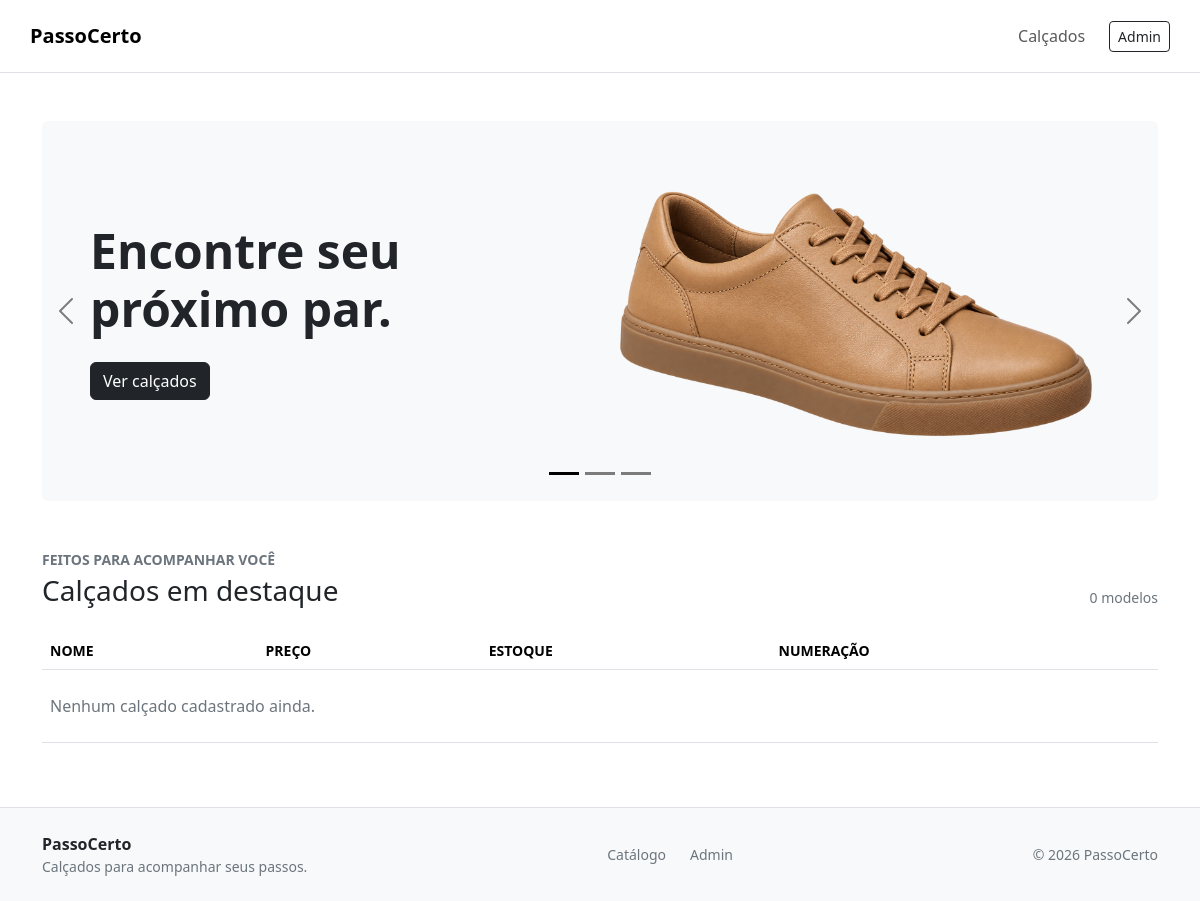
Before: / with the older database file.
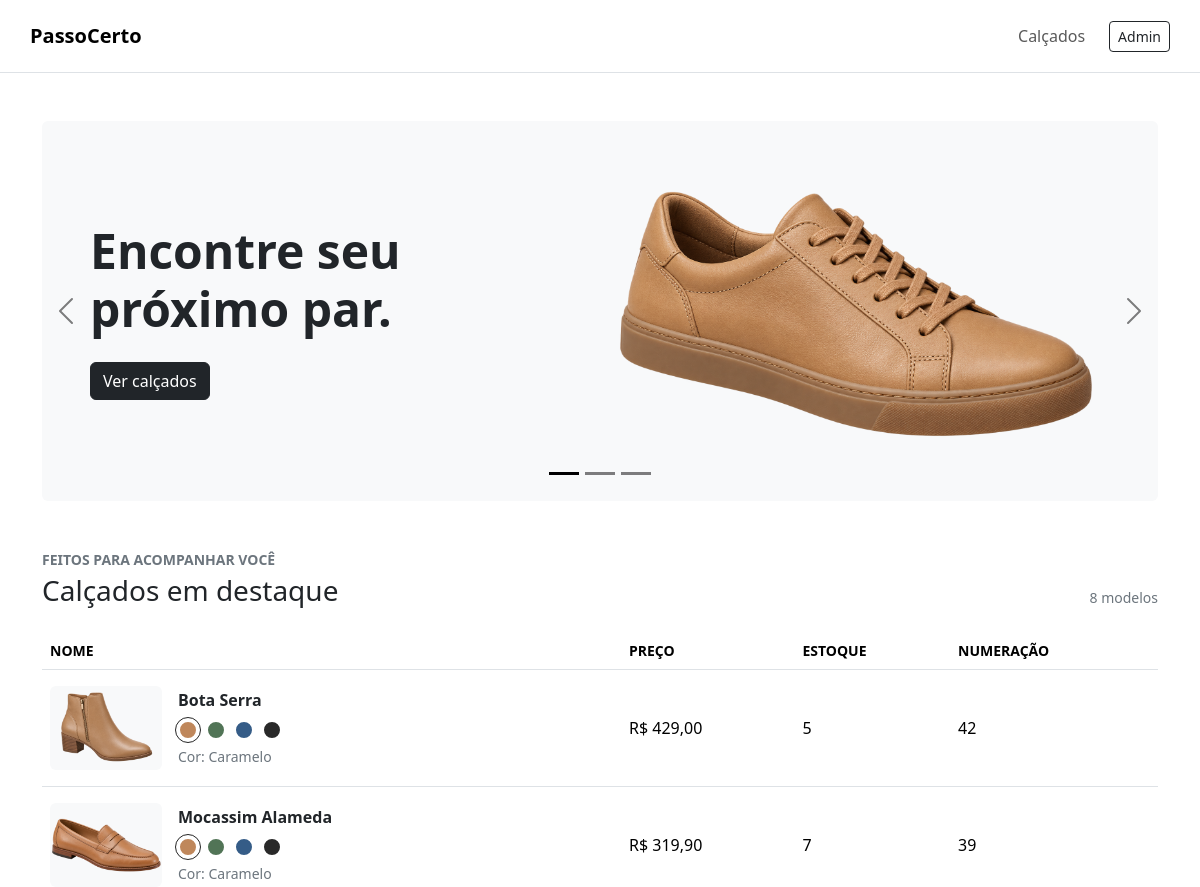
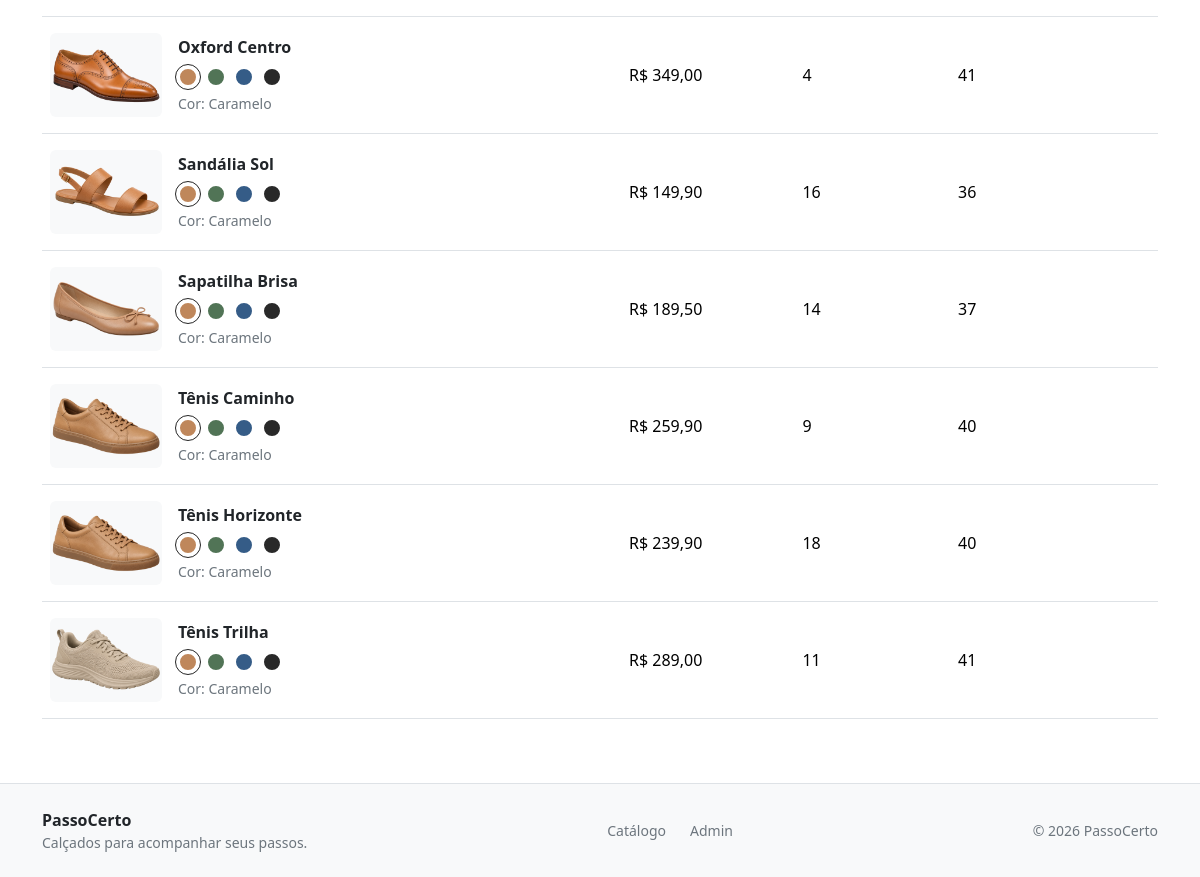
After: the same page with the newer database file (2 pictures, top to bottom).
### calcados/models.py (models this page shows, shortened)
class Calcado(models.Model):
    nome = models.CharField('nome', max_length=100)
    preco = models.DecimalField('preço', max_digits=10, decimal_places=2)
    estoque = models.IntegerField('estoque')
    numeracao = models.CharField('numeração', max_length=20)
    class Meta:
        ordering = ['nome']
        verbose_name = 'calçado'
        verbose_name_plural = 'calçados'

### calcados/views.py (the view)
# urls.py: path('', views.index, name='index'),
def index(request):
    calcados = Calcado.objects.all()
    for calcado in calcados:
        calcado.imagem = IMAGENS_POR_NOME.get(calcado.nome, 'images/produtos/tenis-casual.png')
    return render(request, 'index.html', {'calcados': calcados})

### calcados/templates/index.html (shortened to what this page needs)
{% load static %}
<!doctype html>
<html lang="pt-br">
  <head>
    <link href="https://cdn.jsdelivr.net/npm/bootstrap@5.3.3/dist/css/bootstrap.min.css" rel="stylesheet" />
    <link rel="stylesheet" href="{% static 'css/estilos.css' %}" />
  </head>
  <body class="d-flex flex-column min-vh-100">
    <header class="border-bottom bg-white">
      <nav class="navbar navbar-expand container py-3" aria-label="Navegação principal">
        <a class="navbar-brand fw-bold" href="{% url 'index' %}">PassoCerto</a>
        <div class="navbar-nav ms-auto flex-row gap-3 align-items-center">
          <a class="nav-link" href="#catalogo">Calçados</a>
          <a class="btn btn-outline-dark btn-sm" href="/admin/">Admin</a>
        </div>
      </nav>
    </header>
    <main class="flex-grow-1">
      <section class="container pt-4 pt-lg-5" aria-label="Novidades PassoCerto">
        <div id="hero" class="carousel slide hero rounded-2 overflow-hidden bg-light" data-bs-theme="dark" data-bs-ride="carousel" data-bs-interval="5500">
          <div class="carousel-indicators">
            <button type="button" data-bs-target="#hero" data-bs-slide-to="0" class="active" aria-current="true" aria-label="Tênis casual"></button>
            <button type="button" data-bs-target="#hero" data-bs-slide-to="1" aria-label="Mocassim"></button>
            <button type="button" data-bs-target="#hero" data-bs-slide-to="2" aria-label="Bota"></button>
          </div>
          <div class="carousel-inner">
            <div class="carousel-item active">
              <div class="row g-0 align-items-center px-5 py-4">
                <div class="col-md-6">
                  <h1 class="display-5 fw-semibold">Encontre seu<br />próximo par.</h1>
                  <a class="btn btn-dark mt-3 position-relative z-3" href="#catalogo">Ver calçados</a>
                </div>
                <div class="col-md-6 text-center">
                  <img class="img-fluid" src="{% static 'images/produtos/tenis-casual.png' %}" alt="Tênis casual caramelo" />
                </div>
              </div>
            </div>
          </div>
          <button class="carousel-control-prev w-auto px-2" type="button" data-bs-target="#hero" data-bs-slide="prev">
            <span class="carousel-control-prev-icon" aria-hidden="true"></span><span class="visually-hidden">Anterior</span>
          </button>
          <button class="carousel-control-next w-auto px-2" type="button" data-bs-target="#hero" data-bs-slide="next">
            <span class="carousel-control-next-icon" aria-hidden="true"></span><span class="visually-hidden">Próximo</span>
          </button>
        </div>
      </section>
      <section class="container py-5" id="catalogo">
        <div class="d-flex flex-wrap justify-content-between align-items-end gap-2 mb-4">
          <div>
            <p class="small text-secondary text-uppercase fw-semibold mb-1">Feitos para acompanhar você</p>
            <h2 class="h3 mb-0">Calçados em destaque</h2>
          </div>
          <span class="small text-secondary">{{ calcados|length }} modelos</span>
        </div>
        <div class="table-responsive">
          <table class="table table-hover align-middle">
            <thead class="small text-uppercase text-secondary">
              <tr>
                <th scope="col">Nome</th>
                <th scope="col">Preço</th>
                <th scope="col">Estoque</th>
                <th scope="col">Numeração</th>
              </tr>
            </thead>
            <tbody>
              {% for calcado in calcados %}
              <tr data-item-cor>
                <td class="py-3">
                  <div class="d-flex align-items-center gap-3">
                    <a class="imagem-produto d-flex align-items-center bg-light rounded link-produto" href="{% url 'detalhe' calcado.id %}" aria-label="Ver {{ calcado.nome }}">
                      <img class="img-fluid" src="{% static calcado.imagem %}" data-imagem-calcado alt="{{ calcado.nome }} na cor caramelo" loading="lazy" />
                    </a>
                    <div>
                      <a class="link-produto fw-semibold text-dark text-decoration-none" href="{% url 'detalhe' calcado.id %}">{{ calcado.nome }}</a>
                      <div class="d-flex gap-2 mt-2 mb-1" role="group" aria-label="Cor de {{ calcado.nome }}">
                        <button class="amostra-cor rounded-circle" type="button" data-cor-calcado="caramelo" aria-label="Caramelo" aria-pressed="true" title="Caramelo"></button>
                        <button class="amostra-cor rounded-circle" type="button" data-cor-calcado="verde" aria-label="Verde" aria-pressed="false" title="Verde"></button>
                        <button class="amostra-cor rounded-circle" type="button" data-cor-calcado="azul" aria-label="Azul" aria-pressed="false" title="Azul"></button>
                        <button class="amostra-cor rounded-circle" type="button" data-cor-calcado="preto" aria-label="Preto" aria-pressed="false" title="Preto"></button>
                      </div>
                      <small class="text-secondary">Cor: <span data-cor-selecionada>Caramelo</span></small>
                    </div>
                  </div>
                </td>
                <td>R$ {{ calcado.preco|floatformat:2 }}</td>
                <td>{{ calcado.estoque }}</td>
                <td>{{ calcado.numeracao }}</td>
              </tr>
              {% empty %}
              <tr><td colspan="4" class="py-4 text-secondary">Nenhum calçado cadastrado ainda.</td></tr>
              {% endfor %}
            </tbody>
          </table>
        </div>
      </section>
    </main>
    <footer class="border-top bg-light">
      <div class="container py-4 d-flex flex-column flex-md-row align-items-center justify-content-between gap-3 text-center text-md-start">
        <div>
          <a class="fw-bold text-dark text-decoration-none" href="{% url 'index' %}">PassoCerto</a>
          <p class="small text-secondary mb-0">Calçados para acompanhar seus passos.</p>
        </div>
        <nav class="d-flex gap-4 small" aria-label="Links do rodapé">
          <a class="link-secondary text-decoration-none" href="{% url 'index' %}#catalogo">Catálogo</a>
          <a class="link-secondary text-decoration-none" href="/admin/">Admin</a>
        </nav>
        <small class="text-secondary">© {% now "Y" %} PassoCerto</small>
      </div>
    </footer>
  </body>
</html>

### calcados/static/css/estilos.css (style rules this page uses)
.hero .row { min-height: 380px; }
.hero img { max-height: 330px; object-fit: contain; }
.imagem-produto { width: 112px; height: 84px; flex-shrink: 0; }
.imagem-produto img { max-height: 100%; object-fit: contain; }
.amostra-cor { width: 20px; height: 20px; padding: 0; border: 2px solid white; background: #bf875b; cursor: pointer; }
.amostra-cor[data-cor-calcado="verde"] { background: #517456; }
.amostra-cor[data-cor-calcado="azul"] { background: #355c87; }
.amostra-cor[data-cor-calcado="preto"] { background: #292929; }
.amostra-cor[aria-pressed="true"], .amostra-cor:focus-visible { outline: 1px solid #252525; outline-offset: 2px; }

Changed rows visible on the page:
added Calcado: shows a picture, nome "Bota Serra", preco "429,00", estoque "5", numeracao "42"
added Calcado: shows a picture, nome "Mocassim Alameda", preco "319,90", estoque "7", numeracao "39"
added Calcado: shows a picture, nome "Oxford Centro", preco "349,00", estoque "4", numeracao "41"
added Calcado: shows a picture, nome "Sandália Sol", preco "149,90", estoque "16", numeracao "36"
added Calcado: shows a picture, nome "Sapatilha Brisa", preco "189,50", estoque "14", numeracao "37"
added Calcado: nome "Tênis Caminho", preco "259,90", estoque "9", numeracao "40"
added Calcado: nome "Tênis Horizonte", preco "239,90", estoque "18", numeracao "40"
added Calcado: shows a picture, nome "Tênis Trilha", preco "289,00", estoque "11", numeracao "41"
Other visible differences:
{{ calcados|length }}: "0" → "8"
text no longer shown: "Nenhum calçado cadastrado ainda."
